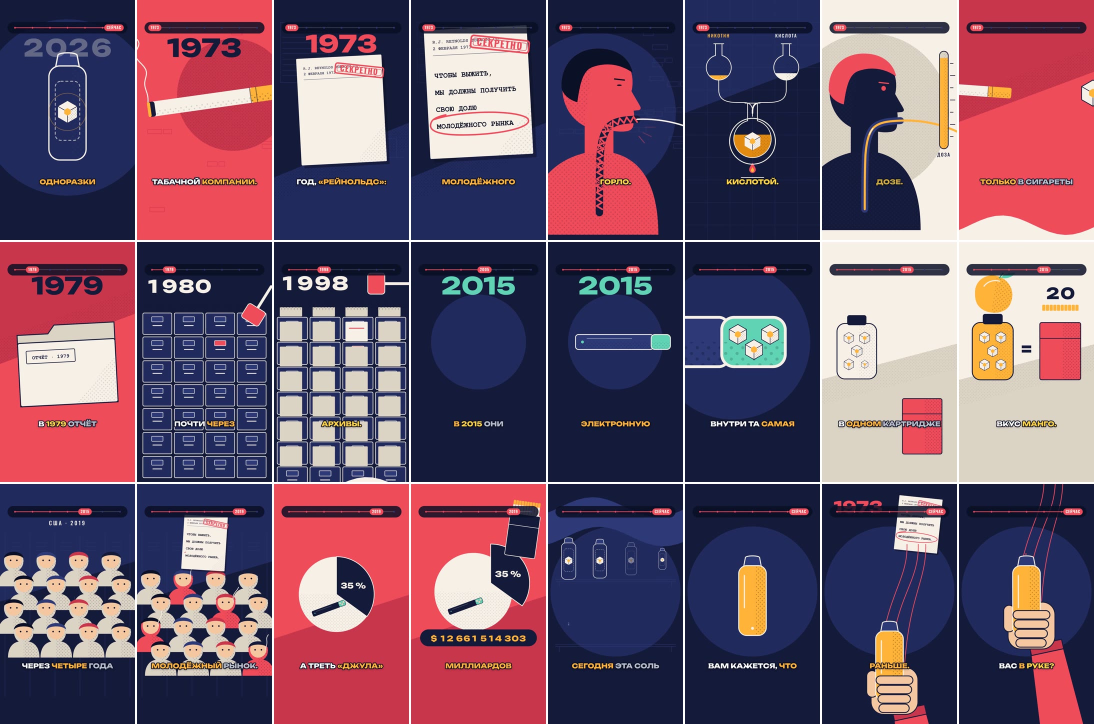
#> input picture shorts/кадры-v11.jpg, 2188 x 1448 px (shown at 1/2 size)
$ python yt_thumb_prep.py '../кадры-v11.jpg' '../кадры-v11.jpg'
#> lines starting #> are read from the running program, lines starting #| are printed output that depends on the picture
#!/usr/bin/env python3
"""Превью для YouTube из готовой картинки: JPG 3840×2160 и 1280×720, меньше 2 МБ (лимит YouTube на значок).
python3 yt_thumb_prep.py <картинка 16:9> <префикс вывода>  →  <префикс>_3840x2160.jpg, <префикс>_1280x720.jpg
Почему так: PNG 4K весит больше 2 МБ; JPG без прореживания цвета (subsampling=0) — красный текст на тёмном не мылится после пережатия YouTube."""
import os, sys
from PIL import Image, ImageFilter

src, pre = sys.argv[1], sys.argv[2]
a = Image.open(src).convert('RGB')
#> a is the input picture: PIL image 2188x1448 RGB; mean R, G, B 112.8, 84.3, 104.9
W, H = a.size; k = max(3840 / W, 2160 / H)
#> after `W, H = a.size`: W = 2188; H = 1448
#> after `k = max(3840 / W, 2160 / H)`: k = 1.76
if (W, H) != (3840, 2160):
    r = a.resize((round(W * k), round(H * k)), Image.LANCZOS); l = (r.width - 3840) // 2; t = (r.height - 2160) // 2
#> after `r = a.resize((round(W * k), round(H * k)), Image.LANCZOS)`:
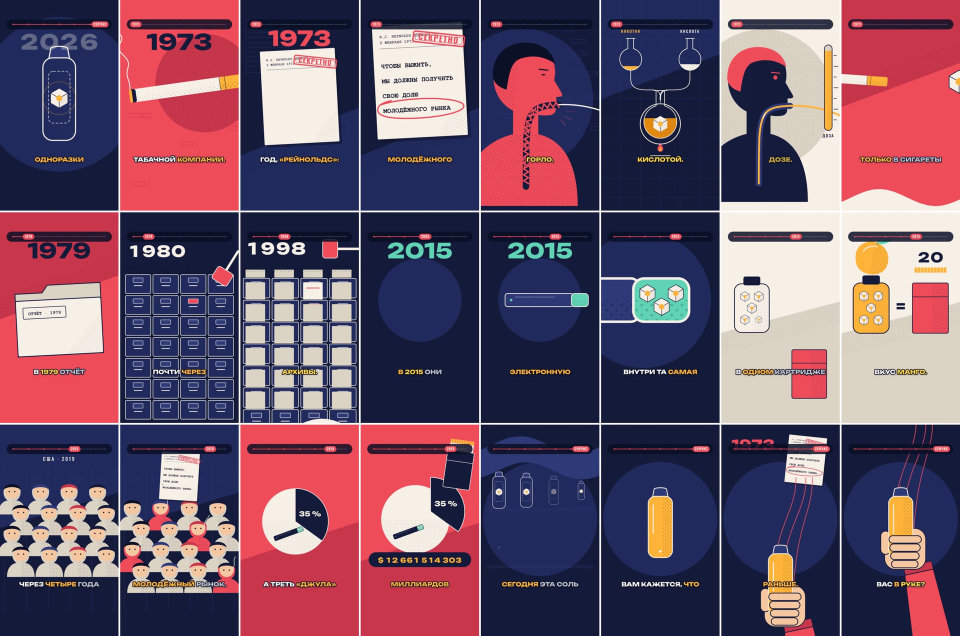
#> r: PIL image 3840x2541 RGB (shown at 1/4 size); mean R, G, B 112.7, 84.2, 104.8
#> after `l = (r.width - 3840) // 2`: l = 0
#> after `t = (r.height - 2160) // 2`: t = 190
    a = r.crop((l, t, l + 3840, t + 2160))
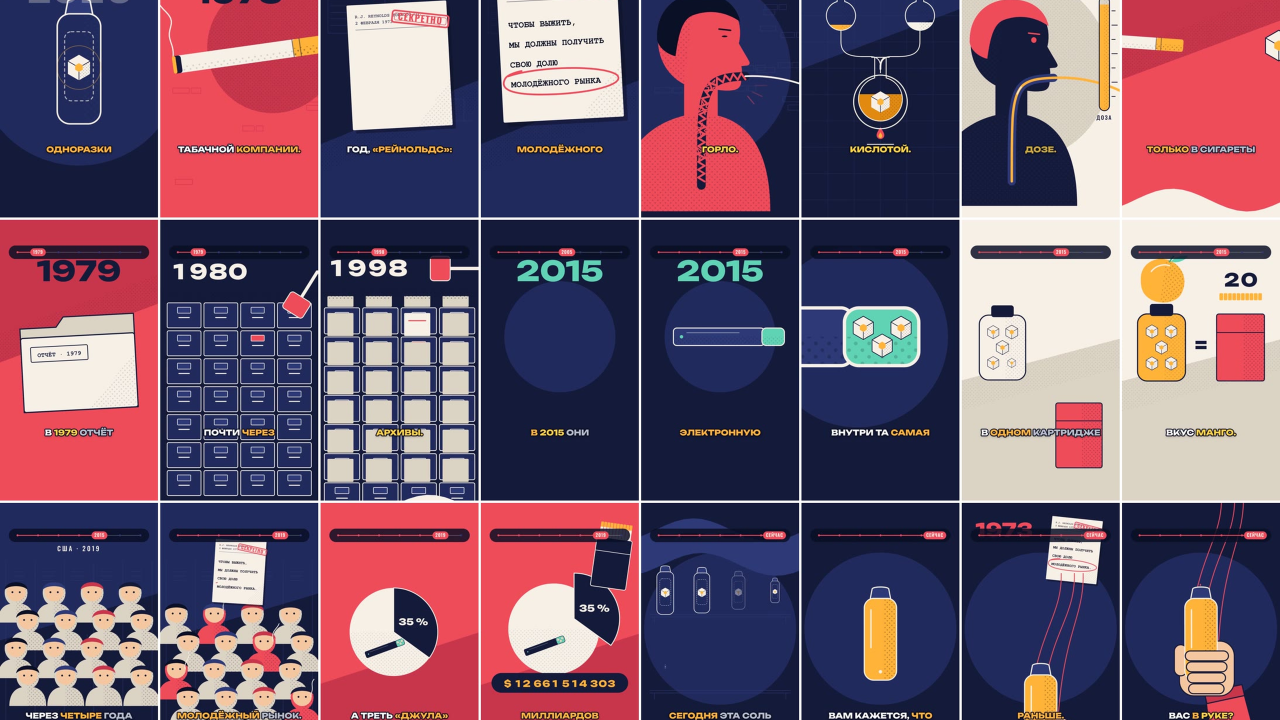
#> a: PIL image 3840x2160 RGB (shown at 1/3 size); mean R, G, B 116.2, 89.1, 109
for w, h, sharp in [(3840, 2160, False), (1280, 720, True)]:
    b = a if w == 3840 else a.resize((w, h), Image.LANCZOS)
    if sharp: b = b.filter(ImageFilter.UnsharpMask(radius=0.8, percent=55, threshold=2))
    f = f'{pre}_{w}x{h}.jpg'
    for q in (95, 93, 90, 88, 85):
        b.save(f, quality=q, subsampling=0, optimize=True)
        if os.path.getsize(f) < 1.9e6: break
    print(f, q, round(os.path.getsize(f) / 1e6, 2), 'МБ')
#> this loop made 2 passes
#> pass 2, `b = a if w == 3840 else a.resize((w, h), Image.LANCZOS)`:
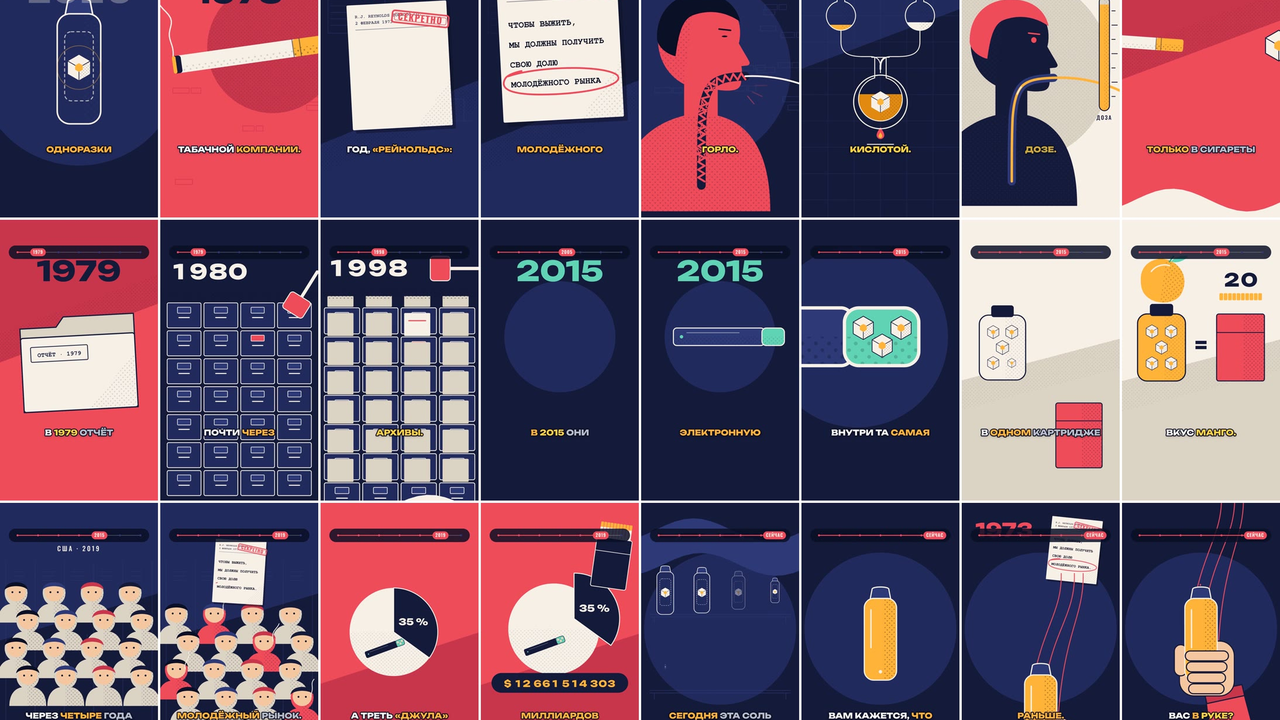
#> b: PIL image 1280x720 RGB; mean R, G, B 116.1, 88.9, 108.9
